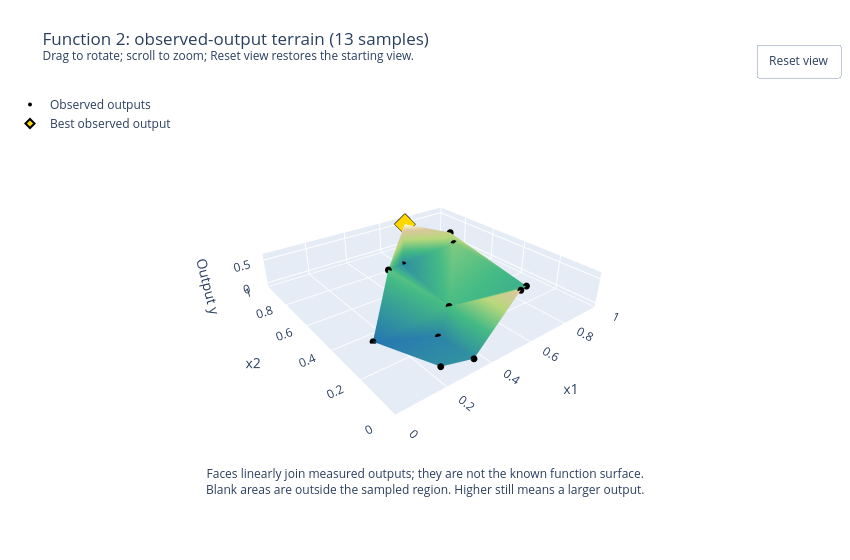

The code cell stored with this chart in its notebook:
### Markdown cell above
## Observed-output terrain

Use `x1` and `x2` as the ground plane and the measured output `y` as height.
Function 2's moderate output range suits a linear scale; the vertical aspect ratio of `0.16` flattens the relief.
Black markers are measurements; the gold diamond identifies the highest observed output.
The triangular faces simply join measured heights. They are a visual interpolation, not a fitted regression or a known function surface.
Blank areas lie outside the sampled region. Drag to rotate, scroll to zoom, and use **Reset view** to restore the initial orientation and zoom.

### Code cell
# Function 2 uses raw output heights, with the same shared terrain renderer.
terrain_y = y.to_numpy(dtype=float)
terrain_html = figures / "observed-output-terrain.html"
terrain_fig = plot_observed_terrain(
    X.to_numpy(), terrain_y,
    title=f"Function 2: observed-output terrain ({len(terrain_y)} samples)",
    relief=0.16, save_to=terrain_html,
    width=850, height=560, camera=dict(eye=dict(x=-1.05, y=-1.35, z=0.9)),
    show_reset=True,
)
print(f"Raw output heights: {terrain_y.min():.4f} to {terrain_y.max():.4f} ({len(terrain_y)} observations).")
print(f"Interactive browser copy: {terrain_html}")
terrain_fig.show(config={**PLOT_CONFIG, "responsive": False})

### Figure 1 — Plotly figure (JSON) as saved in the notebook; plotly's stock layout.template omitted (floating-point values rounded to 4 significant figures)
{"data": [{"colorscale": [[0, "#2475b0"], [0.4, "#42b983"], [0.65, "#b6d77a"], [0.85, "#d9c69c"], [1, "#fffde0"]], "flatshading": true, "hoverinfo": "skip", "i": [10, 4, 4, 8, 8, 11, 0, 0, 6, 5, 12, 3, 3, 9, 5], "intensity": [0.539, 0.4206, -0.06562, 0.294, 0.215, 0.02311, 0.2446, 0.03875, -0.01386, 0.6112, 0.2834, 0.0311, 0.1561], "intensitymode": "vertex", "j": [9, 6, 8, 11, 4, 8, 4, 12, 5, 6, 3, 5, 12, 3, 3], "k": [1, 2, 7, 7, 2, 2, 7, 4, 9, 4, 4, 4, 1, 1, 9], "name": "Joined observations", "showscale": false, "type": "mesh3d", "x": [0.6658, 0.8778, 0.1427, 0.8453, 0.4546, 0.5777, 0.4382, 0.3417, 0.3386, 0.7026, 0.775, 0.2282, 0.8356], "y": [0.124, 0.7786, 0.349, 0.7111, 0.2905, 0.772, 0.685, 0.0287, 0.2139, 0.9266, 0.95, 0.06664, 0.2329], "z": [0.539, 0.4206, -0.06562, 0.294, 0.215, 0.02311, 0.2446, 0.03875, -0.01386, 0.6112, 0.2834, 0.0311, 0.1561]}, {"customdata": [0.539, 0.4206, -0.06562, 0.294, 0.215, 0.02311, 0.2446, 0.03875, -0.01386, 0.6112, 0.2834, 0.0311, 0.1561], "hovertemplate": "x1=%{x:.4f}<br>x2=%{y:.4f}<br>Output y=%{customdata:.3e}<extra></extra>", "marker": {"color": "black", "size": 4}, "mode": "markers", "name": "Observed outputs", "type": "scatter3d", "x": [0.6658, 0.8778, 0.1427, 0.8453, 0.4546, 0.5777, 0.4382, 0.3417, 0.3386, 0.7026, 0.775, 0.2282, 0.8356], "y": [0.124, 0.7786, 0.349, 0.7111, 0.2905, 0.772, 0.685, 0.0287, 0.2139, 0.9266, 0.95, 0.06664, 0.2329], "z": [0.539, 0.4206, -0.06562, 0.294, 0.215, 0.02311, 0.2446, 0.03875, -0.01386, 0.6112, 0.2834, 0.0311, 0.1561]}, {"customdata": [0.6112], "hovertemplate": "Best observed output: %{customdata:.3e}<extra></extra>", "marker": {"color": "gold", "line": {"color": "black", "width": 2}, "size": 7, "symbol": "diamond"}, "mode": "markers", "name": "Best observed output", "type": "scatter3d", "x": [0.7026], "y": [0.9266], "z": [0.6112]}], "layout": {"annotations": [{"showarrow": false, "text": "Faces linearly join measured outputs; they are not the known function surface.<br>Blank areas are outside the sampled region. Higher still means a larger output.", "x": 0.5, "xref": "paper", "y": -0.08, "yref": "paper"}], "autosize": false, "height": 560, "legend": {"x": 0, "y": 1}, "margin": {"b": 90, "l": 10, "r": 10, "t": 90}, "scene": {"aspectmode": "manual", "aspectratio": {"x": 1, "y": 1, "z": 0.16}, "camera": {"center": {"x": 0, "y": 0, "z": 0}, "eye": {"x": -1.05, "y": -1.35, "z": 0.9}, "projection": {"type": "perspective"}, "up": {"x": 0, "y": 0, "z": 1}}, "dragmode": "orbit", "xaxis": {"range": [0, 1], "title": {"text": "x1"}}, "yaxis": {"range": [0, 1], "title": {"text": "x2"}}, "zaxis": {"nticks": 3, "tickmode": "auto", "title": {"text": "Output y"}}}, "title": {"text": "Function 2: observed-output terrain (13 samples)<br><sup>Drag to rotate; scroll to zoom; Reset view restores the starting view.</sup>"}, "updatemenus": [{"buttons": [{"args": [{"scene.camera": {"center": {"x": 0, "y": 0, "z": 0}, "eye": {"x": -1.05, "y": -1.35, "z": 0.9}, "projection": {"type": "perspective"}, "up": {"x": 0, "y": 0, "z": 1}}}], "label": "Reset view", "method": "relayout"}], "showactive": false, "type": "buttons", "x": 1, "xanchor": "right", "y": 1.12, "yanchor": "top"}], "width": 850}}
